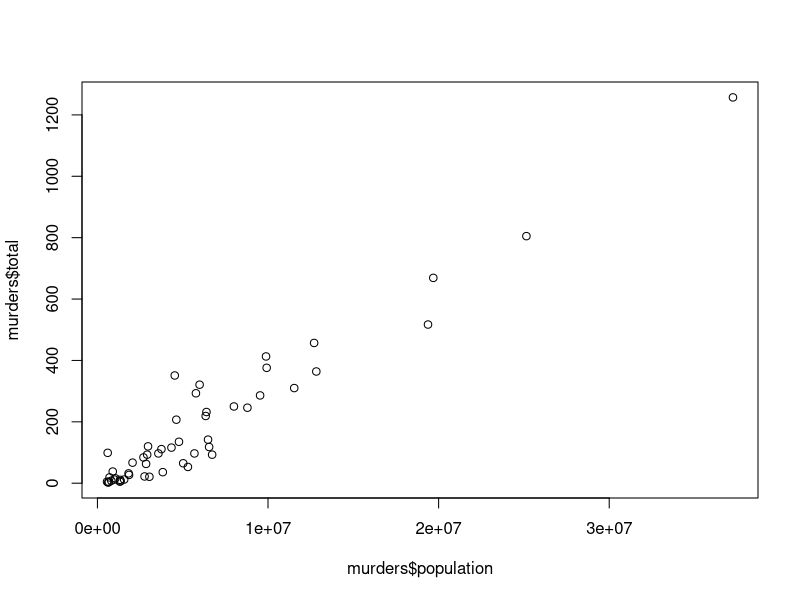
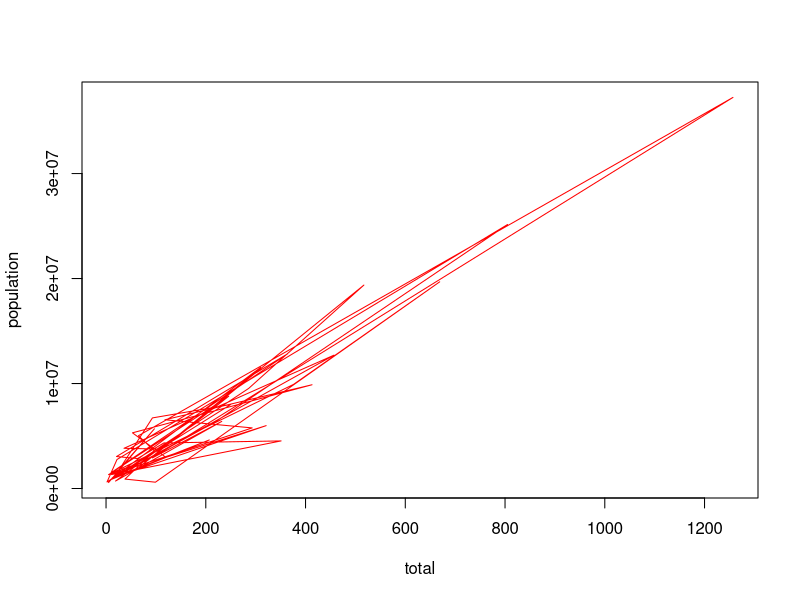
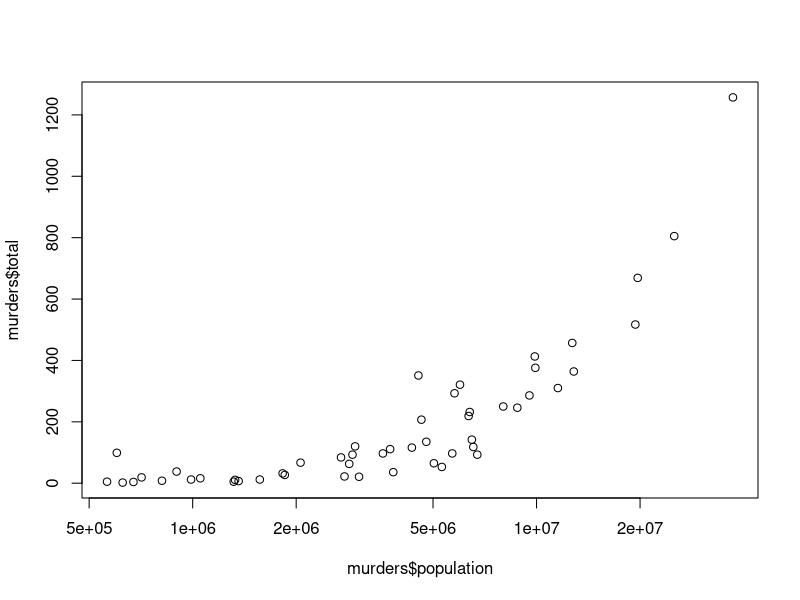
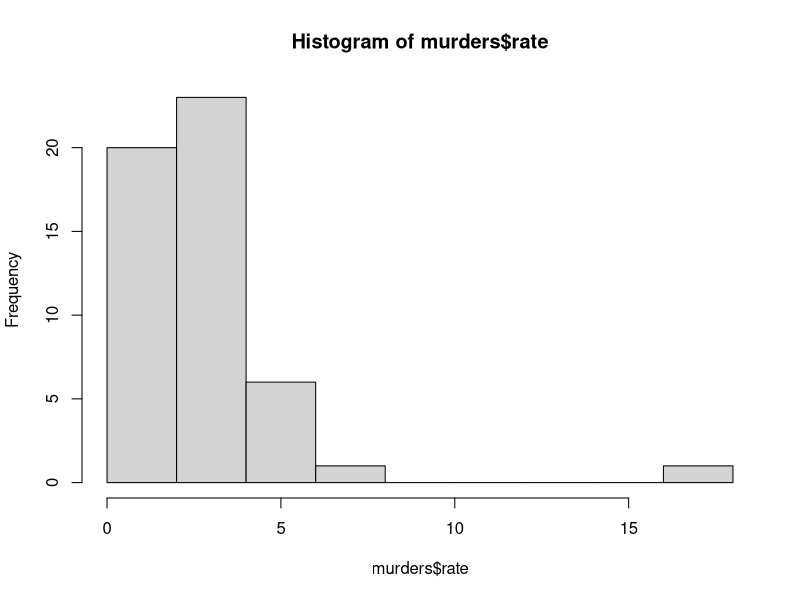
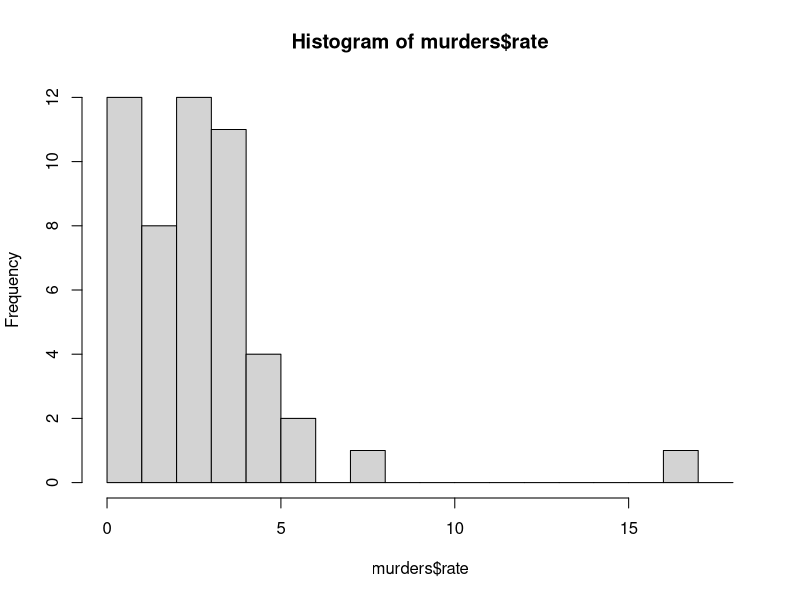
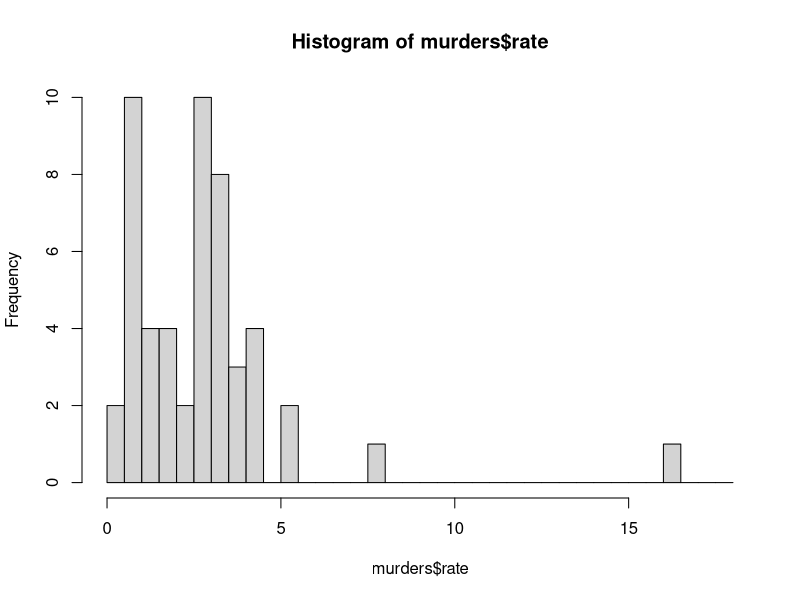
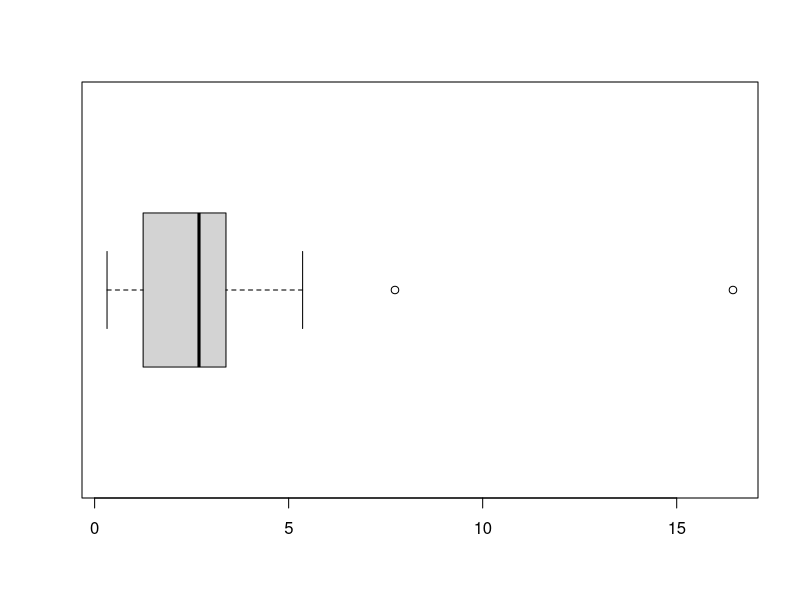
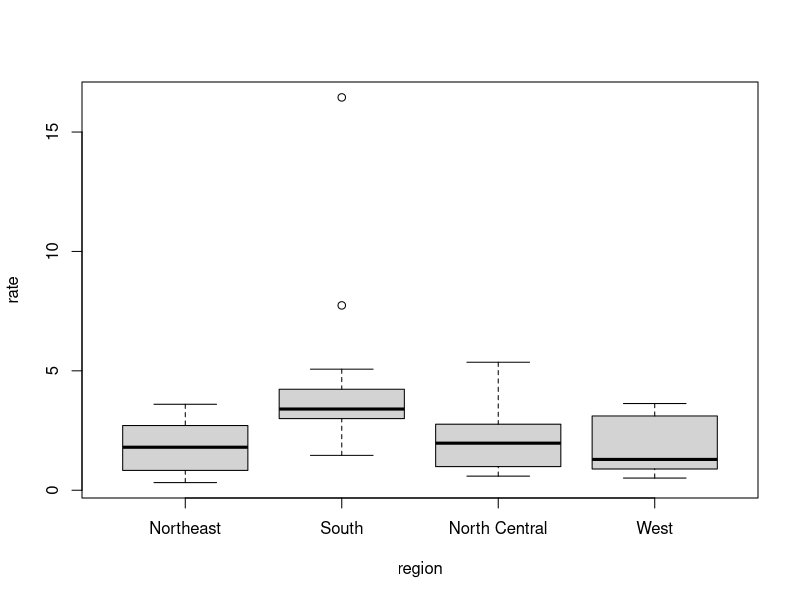

Reproduce these figures in R, in order.
## ---- chunk 1
if(! "dslabs" %in% installed.packages() ){
  install.packages("dslabs")
}
library(dslabs)
data(murders) # load the US murders dataset
## ---- chunk 2
temp <- c(35, 88, 42, 84, 81, 30)
city <- c("Beijing", "Lagos", "Paris", 
          "Rio de Janeiro", "San Juan", "Toronto")
city_temps <- data.frame(name = city, temperature_F = temp)
## ---- chunk 3
# TODO: inserire il codice per stampare la porzione iniziale del dataset
head(city_temps)
## ---- chunk 4
murders
## ---- chunk 5
## TODO scrivere il codice per ottenere il contenuto della colonna *abb* utilizzando i due operatori.
murders$abb
murders[["abb"]]
## ---- chunk 6
# TODO: inserire il codice per ottenere il tipo delle colonne e poi avere il sommario del data.frame
class(murders$abb)
class(murders$state)
class(murders$region)
class(murders$population)
class(murders$total)
## ---- chunk 7
# TODO: stampare i livelli della colonna *regione* ed il minimo e massimo del numero di omicidi (colonna *total*).
levels(murders$region)
min(murders$total)
max(murders$total)
## ---- chunk 8
# TODO: inserire il codice per calcolare le frequenze dei livelli di region
table(murders$region)
## ---- chunk 9
# TODO: inserire il codice per calcolare le frequenze dei livelli di region ed esprimerli anche in percentuale.
c <- table(murders$region)
somma <- sum(c)
prop <- c/somma
perc <- prop*100
print(prop)
print(perc)
## ---- chunk 10
# TODO: inserire il codice per avere il sommario del data.frame murders
summary(murders)
## ---- chunk 11
# TODO: interire il codice necesario
sort(murders$population) #aggiungo TRUE per il descescente
## ---- chunk 12
# TODO: interire il codice necesario
or <- order( - murders$population)
murders[or, c("state", "population")]
## ---- chunk 13
# TODO: interire il codice necesario
or <- order(murders$total)
murders[or,]
## ---- chunk 14
# TODO: interire il codice necesario
celsius <- (5/9) * (city_temps$temperature_F -32)
city_temps$temperature_C <- celsius
city_temps
## ---- chunk 15
# TODO: interire il codice necesario
celsius <- (5/9) * (city_temps$temperature_F -32)
city_temps$temperature_C <- celsius
c <- round(city_temps$temperature_C, 3)
city_temps$temperature_C <- c
city_temps
## ---- chunk 16
# TODO: interire il codice necesario
murders$rate <- round(((murders$total*100000)/murders$population), 2)
murders
## ---- chunk 17
# TODO: interire il codice necesario
mean(murders$rate)
## ---- chunk 18
# TODO: interire il codice necesario
five <- fivenum(murders$rate)
five
## ---- chunk 19
# TODO: interire il codice necesario
minus <- which( murders$rate <= five[2] )
print(length(minus))
## ---- chunk 20
# TODO: interire il codice necesario
murders[minus,]
## ---- chunk 21
# TODO: interire il codice necesario
minew <- which( murders$region == "West", TRUE )
minus <- which( murders$rate <= five[2], TRUE )
common <- 1
t <- 1
for( i in 1:length(minew) ){
  for( j in 1:length(minus) )
    if(minus[j] == minew[i]){
      common[t] <- minew[i]
      print(common[t])
      t <- t+1
      break
    }
}
murders[common, ]
## ---- chunk 22
minew2 <- murders[which(murders$region == "West" & murders$rate <= five[2], TRUE),]
minew2
## ---- chunk 23
# TODO: interire il codice necesario
states <- murders$abb %in% c("MA", "ME", "MI", "MO", "MU")
length(murders$state[states])
## ---- chunk 24
# TODO: interire il codice necesario
murders$abb[states]
## ---- chunk 25
## Esempio di uso di cut()
x <- runif(50,1,31) # 50 numeri casuali tra 0 e 31
rating <- cut(x, c(0,18,30,31),c("Ins","Suff","Lode"))
names(x) <- rating
x
## ---- chunk 26
# TODO: interire il codice necesario
murders$rating <- cut(murders$rate, c(0,1,3,20), c("Basso", "Medio", "Alto"))
murders
## ---- chunk 27
# TODO: interire il codice necesario
Freq <- table(murders$rating)
Freq
## ---- chunk 28
# TODO: interire il codice necesario
f_to_c <- function(f){
  c <- (5/9)*(f-32)
  return (c)
}
## ---- chunk 29
if( exists("f_to_c") ){
  print( f_to_c(61) )
}
## ---- chunk 30
temperature <- c(82,61,32)
if( exists("f_to_c") ){
  print( f_to_c( temperature ) )
}
## ---- chunk 31
# TODO: interire il codice necesario
c_to_f <- function(c){
  f <- (9/5)*c + 32
  return (f)
}
## ---- chunk 32
temperature <- c(28,16,0)
if( exists("c_to_f") ){
  print( c_to_f( temperature ) )
  
  print( f_to_c( c_to_f( temperature ) ) )
}
## ---- chunk 33
# TODO: interire il codice necesario
temp_conv <- function(c=NA, f=NA){
  if(all(is.na(c))){
    return (f_to_c(f))
  }
  if(is.na(f)){
    return (c_to_f(c))
  }
}
## ---- chunk 34
if(exists("temp_conv")){
  print(temp_conv( f=c(82)))
  print(temp_conv( c=c(28))) 
}
## ---- chunk 35
if(exists("temp_conv")){
  print(temp_conv( f=c(82,61,32)))
  print(temp_conv( c=c(28,16,0)))
}
## ---- chunk 36
# TODO: interire il codice necesario
fibonacci <- function(n){
  fib <- 1:n
  fib[1] <- 1
  fib[2] <- 1
  for(i in 3:n ){
    fib[i] <- fib[i-1] + fib[i-2]
  }
  return (fib)
}
## ---- chunk 37
# specificare un intero n:
n <- 7
if( exists("fibonacci") ){
  print( fibonacci(n) )
}
## ---- chunk 38
# TODO: interire il codice necessario
successione_Fibonacci <- function(n, fib = NA){
  if(all(is.na(fib))){
    fib <- 1:n
  }
  if(n == 1 | n == 2){
    fib[n] <- 1
    return (fib)
  }
  
  fib <- successione_Fibonacci(n-1, fib)
  fib <- successione_Fibonacci(n-2, fib)
  
  fib[n] <- fib[n-1] + fib[n-2]
  return (fib)
  
}
## ---- chunk 39
# specificare un intero n:
n <- 7
if( exists("successione_Fibonacci") ){
  print( successione_Fibonacci(n) )
}
## ---- chunk 40
# TODO: interire il codice necesario
plot(murders$population, murders$total)
## ---- chunk 41
# TODO: interire il codice necesario
plot(population ~ total, data = murders, type = "l", col = "red")
## ---- chunk 42
# TODO: interire il codice necesario
#plot(log(murders$population, base = exp(100)), murders$total)
plot(murders$population, murders$total, log="x")
## ---- chunk 43
# TODO: interire il codice necesario
hist(murders$rate)
## ---- chunk 44
# TODO: interire il codice necesario
bin <- 0:18
bin
hist(murders$rate, breaks = bin)
## ---- chunk 45
# TODO: interire il codice necesario
bin <- c(0.5:17.5, 0:18)
bin
hist(murders$rate, breaks = bin)
## ---- chunk 46
# TODO: interire il codice necesario
boxplot(murders$rate, horizontal = TRUE)
## ---- chunk 47
# TODO: interire il codice necesario
boxplot(rate ~ region, data = murders)
## ---- chunk 48
murders
reor <- reorder(murders$region, murders$population, sum)
reor
## ---- chunk 49
# TODO: interire il codice necesario
reor <- reorder(murders$region, murders$rate, mean)
reor
boxplot(murders$rate ~ reor)
## ---- chunk 50
# TODO: interire il codice necesario
barplot(rate ~ state, data = murders, horiz = TRUE, las = 1)
## ---- chunk 51
# TODO: interire il codice necesario
reor2 <- reorder(murders$state, - murders$rate, sum)
reor2
barplot(murders$rate ~ reor2, horiz = TRUE, las = 1)
#finished
